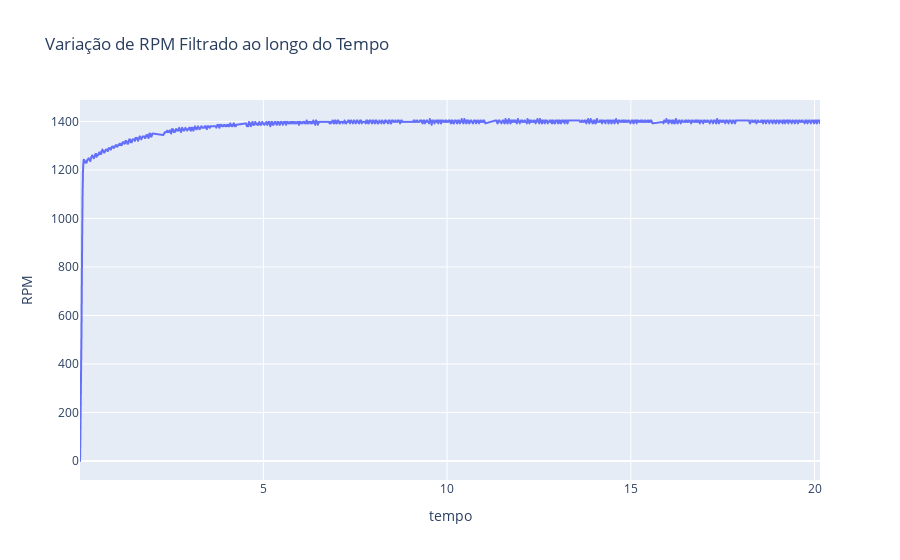

Notebook cell for this chart:
### Code cell
window_size = 5
dados['dados_filtrados'] = dados['RPM'].rolling(window=window_size, min_periods=1).mean()


plt.figure(figsize=(10, 6))
plt.plot(dados['tempo'], dados['RPM'], label='Dados Originais')
plt.plot(dados['tempo'], dados['dados_filtrados'], label='Dados Filtrados (Média Móvel)')
plt.xlabel('tempo')
plt.ylabel('RPM')
plt.title('Dados Originais vs Dados Filtrados')
plt.legend()
plt.grid(True)
plt.tight_layout()
plt.show()

fig = px.line(dados, x='tempo', y='dados_filtrados', title='Variação de RPM Filtrado ao longo do Tempo')
# fig.add_scatter(x=dados['tempo'], y=dados['dados_filtrados'], mode='lines', name='RPM Filtrado')
fig.update_xaxes(title='tempo')
fig.update_yaxes(title='RPM')
fig.show()

### Figure 1 — Plotly figure (JSON) as saved in the notebook; plotly's stock layout.template omitted (floating-point values rounded to 4 significant figures; data arrays with more than 128 entries replaced by an {"elided": "..."} marker saying what was removed)
{"data": [{"hovertemplate": "tempo=%{x}<br>dados_filtrados=%{y}<extra></extra>", "legendgroup": "", "line": {"color": "#636efa", "dash": "solid"}, "marker": {"symbol": "circle"}, "mode": "lines", "name": "", "showlegend": false, "type": "scattergl", "x": {"elided": "1800 float values"}, "xaxis": "x", "y": {"elided": "1800 float values"}, "yaxis": "y"}], "layout": {"legend": {"tracegroupgap": 0}, "title": {"text": "Variação de RPM Filtrado ao longo do Tempo"}, "xaxis": {"anchor": "y", "domain": [0, 1], "title": {"text": "tempo"}}, "yaxis": {"anchor": "x", "domain": [0, 1], "title": {"text": "RPM"}}}}
